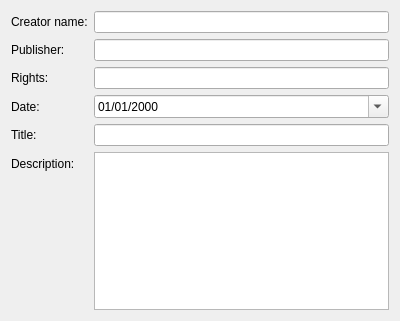
<?xml version="1.0" encoding="UTF-8"?>
<ui version="4.0">
 <author>
    SPDX-FileCopyrightText: none
    SPDX-License-Identifier: GPL-3.0-or-later
  </author>
 <class>DublinCore</class>
 <widget class="QWidget" name="DublinCore">
  <property name="geometry">
   <rect>
    <x>0</x>
    <y>0</y>
    <width>400</width>
    <height>321</height>
   </rect>
  </property>
  <layout class="QFormLayout" name="formLayout">
   <item row="0" column="0">
    <widget class="QLabel" name="label">
     <property name="text">
      <string>Creator name:</string>
     </property>
     <property name="buddy">
      <cstring>creator</cstring>
     </property>
    </widget>
   </item>
   <item row="0" column="1">
    <widget class="QLineEdit" name="creator"/>
   </item>
   <item row="1" column="0">
    <widget class="QLabel" name="label_4">
     <property name="text">
      <string>Publisher:</string>
     </property>
     <property name="buddy">
      <cstring>publisher</cstring>
     </property>
    </widget>
   </item>
   <item row="1" column="1">
    <widget class="QLineEdit" name="publisher"/>
   </item>
   <item row="2" column="0">
    <widget class="QLabel" name="label_5">
     <property name="text">
      <string>Rights:</string>
     </property>
     <property name="buddy">
      <cstring>rights</cstring>
     </property>
    </widget>
   </item>
   <item row="2" column="1">
    <widget class="QLineEdit" name="rights"/>
   </item>
   <item row="3" column="0">
    <widget class="QLabel" name="label_2">
     <property name="text">
      <string>Date:</string>
     </property>
     <property name="buddy">
      <cstring>date</cstring>
     </property>
    </widget>
   </item>
   <item row="3" column="1">
    <widget class="QDateTimeEdit" name="date">
     <property name="displayFormat">
      <string>dd/MM/yyyy</string>
     </property>
     <property name="calendarPopup">
      <bool>true</bool>
     </property>
    </widget>
   </item>
   <item row="4" column="0">
    <widget class="QLabel" name="label_7">
     <property name="text">
      <string>Title:</string>
     </property>
     <property name="buddy">
      <cstring>title</cstring>
     </property>
    </widget>
   </item>
   <item row="4" column="1">
    <widget class="QLineEdit" name="title"/>
   </item>
   <item row="5" column="0">
    <widget class="QLabel" name="label_3">
     <property name="text">
      <string>Description:</string>
     </property>
     <property name="buddy">
      <cstring>description</cstring>
     </property>
    </widget>
   </item>
   <item row="5" column="1">
    <widget class="QTextEdit" name="description"/>
   </item>
  </layout>
 </widget>
 <resources/>
 <connections/>
</ui>
